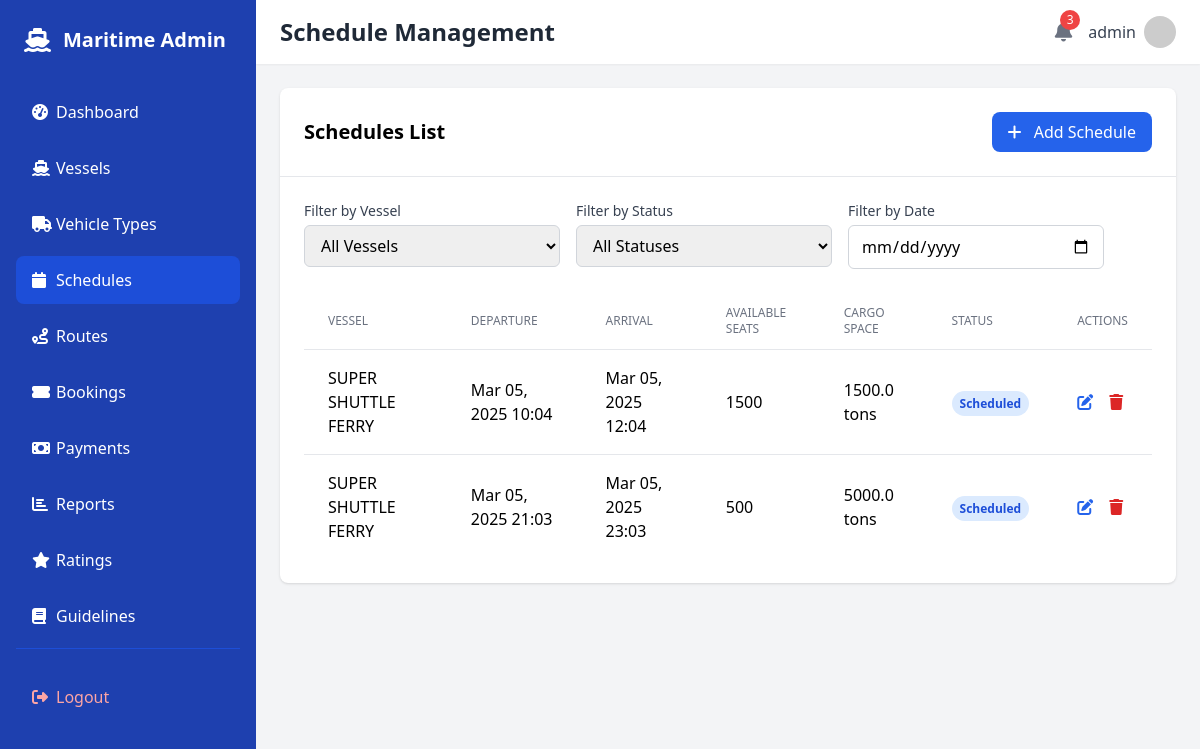
The page /dashboard/schedules/ (signed in) on the database as committed earlier.
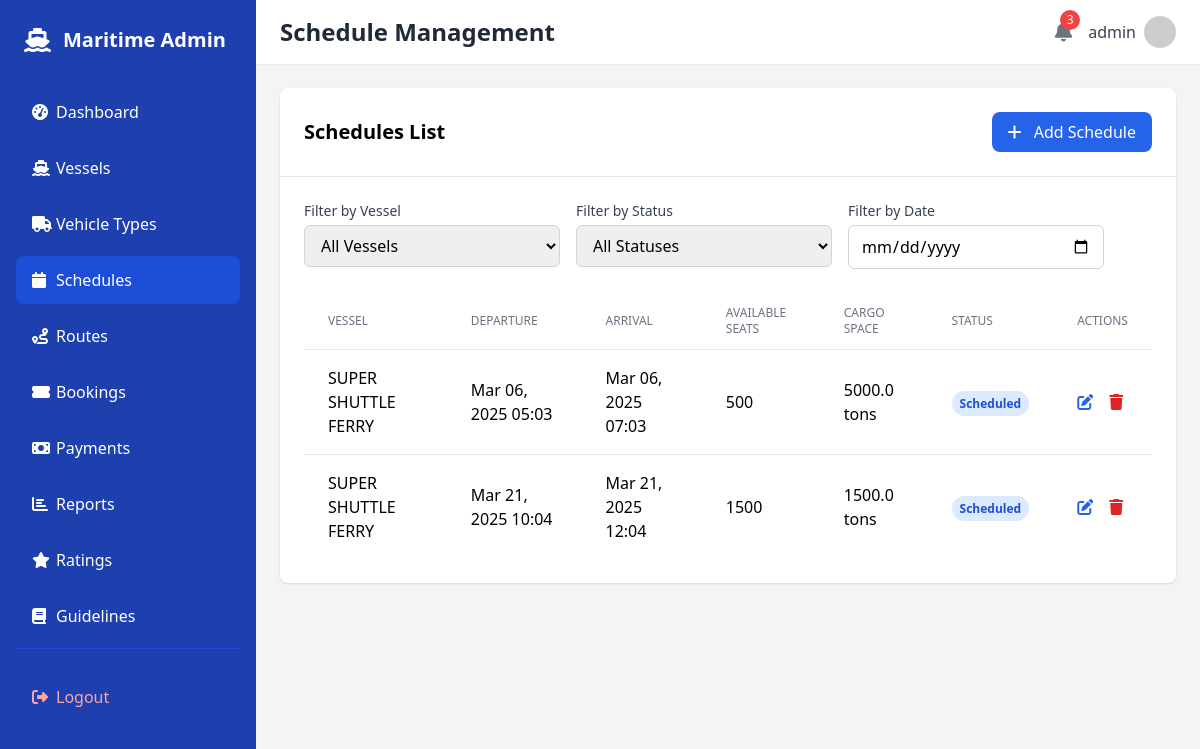
The same page on the database as committed later.
### trip/models.py (models this page shows, shortened)
class Schedule(models.Model):
    vessel = models.ForeignKey(Vessel, on_delete=models.CASCADE)
    route = models.ForeignKey(Route, on_delete=models.CASCADE)
    departure_datetime = models.DateTimeField()
    arrival_datetime = models.DateTimeField()
    available_seats = models.PositiveIntegerField()
    available_cargo_space = models.FloatField()
    adult_fare = models.DecimalField(
        max_digits=10,
        decimal_places=2,
        validators=[MinValueValidator(0)],
        help_text="Adult passenger fare rate"
    )
    child_fare = models.DecimalField(
        max_digits=10,
        decimal_places=2,
        validators=[MinValueValidator(0)],
        help_text="Child passenger fare rate (ages 3-11)"
    )
    STATUS_CHOICES = [
        ('scheduled', 'Scheduled'),
        ('in_progress', 'In Progress'),
        ('completed', 'Completed'),
        ('canceled', 'Canceled'),
    ]
    status = models.CharField(max_length=20, choices=STATUS_CHOICES, default='scheduled')
    notes = models.TextField(blank=True, null=True)

class Vessel(models.Model):
    name = models.CharField(max_length=100)
    capacity_passengers = models.PositiveIntegerField()
    capacity_cargo = models.FloatField(help_text="Capacity in metric tons")
    active = models.BooleanField(default=True)

### trip/views.py (the view)
# urls.py: path('dashboard/schedules/', views.schedule_list, name='dashboard_schedules'),
@login_required
@staff_member_required
def schedule_list(request):
    schedules = Schedule.objects.select_related('vessel', 'route').order_by('departure_datetime')
    search_query = request.GET.get('search', '')
    status_filter = request.GET.get('status', '')
    date_filter = request.GET.get('date', '')
    if search_query:
        schedules = schedules.filter(
            Q(vessel__name__icontains=search_query) |
            Q(route__name__icontains=search_query)
        )
    if status_filter:
        schedules = schedules.filter(status=status_filter)
    if date_filter:
        try:
            filter_date = timezone.datetime.strptime(date_filter, '%Y-%m-%d').date()
            schedules = schedules.filter(departure_datetime__date=filter_date)
        except ValueError:
            pass
    paginator = Paginator(schedules, 15)  # Show 15 schedules per page
    page = request.GET.get('page', 1)
    try:
        schedules = paginator.page(page)
    except PageNotAnInteger:
        schedules = paginator.page(1)
    except EmptyPage:
        schedules = paginator.page(paginator.num_pages)
    context = {
        'schedules': schedules,
        'search_query': search_query,
        'status_filter': status_filter,
        'date_filter': date_filter,
        'active_tab': 'schedules',
        'status_choices': Schedule.STATUS_CHOICES,
    }
    return render(request, 'dashboard/schedules.html', context)

### trip/views.py (called while the page is built)
def get_notification_context(request):
    if request.user.is_authenticated:
        pending_payments_count = Booking.objects.filter(is_paid=False).count()
        return {
            'pending_payments_count': pending_payments_count
        }
    return {'pending_payments_count': 0}

### templates/dashboard/schedules.html (shortened to what the changed rows need)
{% extends 'dashboard/base.html' %}
{% block header %}Schedule Management{% endblock %}
{% block content %}
<div class="bg-white rounded-lg shadow">
    <div class="p-6 border-b border-gray-200 flex justify-between items-center">
        <h2 class="text-xl font-semibold">Schedules List</h2>
    </div>
    <div class="p-6">
        <div class="overflow-x-auto">
            <table class="min-w-full divide-y divide-gray-200">
                <thead>
                    <tr>
                        <th class="px-6 py-3 text-left text-xs font-medium text-gray-500 uppercase">Vessel</th>
                        <th class="px-6 py-3 text-left text-xs font-medium text-gray-500 uppercase">Departure</th>
                        <th class="px-6 py-3 text-left text-xs font-medium text-gray-500 uppercase">Arrival</th>
                        <th class="px-6 py-3 text-left text-xs font-medium text-gray-500 uppercase">Available Seats</th>
                        <th class="px-6 py-3 text-left text-xs font-medium text-gray-500 uppercase">Cargo Space</th>
                        <th class="px-6 py-3 text-left text-xs font-medium text-gray-500 uppercase">Status</th>
                        <th class="px-6 py-3 text-left text-xs font-medium text-gray-500 uppercase">Actions</th>
                    </tr>
                </thead>
                <tbody id="schedules-table-body" class="divide-y divide-gray-200">
                    {% for schedule in schedules %}
                    <tr data-vessel-id="{{ schedule.vessel.id }}" data-status="{{ schedule.status }}" data-date="{{ schedule.departure_datetime|date:'Y-m-d' }}">
                        <td class="px-6 py-4">{{ schedule.vessel.name }}</td>
                        <td class="px-6 py-4">{{ schedule.departure_datetime|date:"M d, Y H:i" }}</td>
                        <td class="px-6 py-4">{{ schedule.arrival_datetime|date:"M d, Y H:i" }}</td>
                        <td class="px-6 py-4">{{ schedule.available_seats }}</td>
                        <td class="px-6 py-4">{{ schedule.available_cargo_space }} tons</td>
                        <td class="px-6 py-4">
                            {% if schedule.status == 'scheduled' %}
                            <span class="px-2 py-1 text-xs font-semibold text-blue-700 bg-blue-100 rounded-full">Scheduled</span>
                            {% elif schedule.status == 'in_progress' %}
                            <span class="px-2 py-1 text-xs font-semibold text-yellow-700 bg-yellow-100 rounded-full">In Progress</span>
                            {% elif schedule.status == 'completed' %}
                            <span class="px-2 py-1 text-xs font-semibold text-green-700 bg-green-100 rounded-full">Completed</span>
                            {% elif schedule.status == 'canceled' %}
                            <span class="px-2 py-1 text-xs font-semibold text-red-700 bg-red-100 rounded-full">Canceled</span>
                            {% endif %}
                        </td>
                        <td class="px-6 py-4">
                            <button onclick="openEditScheduleModal({{ schedule.id }})" class="text-blue-600 hover:text-blue-800 mr-3">
                                <i class="fas fa-edit"></i>
                            </button>
                            <button onclick="openDeleteScheduleModal({{ schedule.id }})" class="text-red-600 hover:text-red-800">
                                <i class="fas fa-trash"></i>
                            </button>
                        </td>
                    </tr>
                    {% empty %}
                    <tr>
                        <td colspan="7" class="px-6 py-4 text-center text-gray-500">No schedules found</td>
                    </tr>
                    {% endfor %}
                </tbody>
            </table>
        </div>
    </div>
</div>
{% endblock %}

Rows that differ between the two databases and show on the page:
changed Schedule: departure_datetime "Mar 05, 2025 21:03" → "Mar 06, 2025 05:03"; arrival_datetime "Mar 05, 2025 23:03" → "Mar 06, 2025 07:03"; moves up the list
changed Schedule: departure_datetime "Mar 05, 2025 10:04" → "Mar 21, 2025 10:04"; arrival_datetime "Mar 05, 2025 12:04" → "Mar 21, 2025 12:04"
